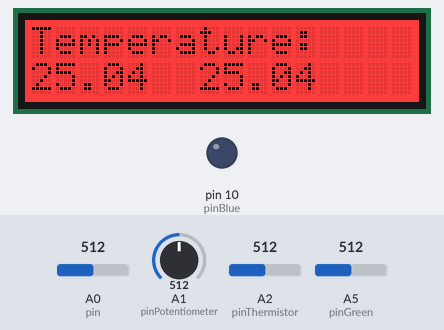
Recording of a sketch running on a simulated Arduino Uno, built with avr-gcc and run on an emulated ATmega328P. Shown: 16×2 character LCD, output pins drawn as LEDs (lit = HIGH). The test bench sets the inputs (shaded band); at power-on: A0 (pin) = 512, A2 (pinThermistor) = 512, A1 (pinPotentiometer) = 512, A5 (pinGreen) = 512. What the sketch prints to the serial monitor is not drawn.

Above: at 1.6 s.
1.7 s: A0 (pin) set to 499
At 2.6 s:
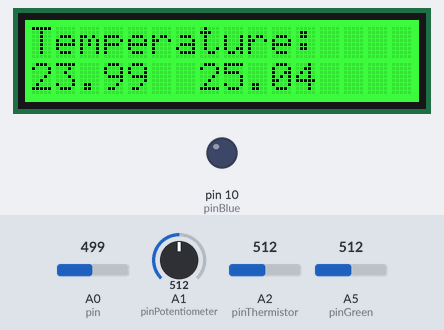
3.5 s: A2 (pinThermistor) set to 535
At 5.2 s:
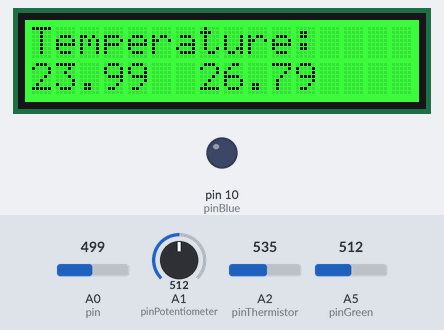
5.5 s: A2 (pinThermistor) set to 566
At 6.8 s:
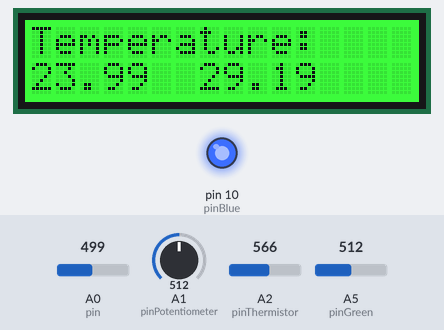
7.5 s: A1 (pinPotentiometer) set to 318
9.2 s: A1 (pinPotentiometer) set to 291
At 11.1 s:
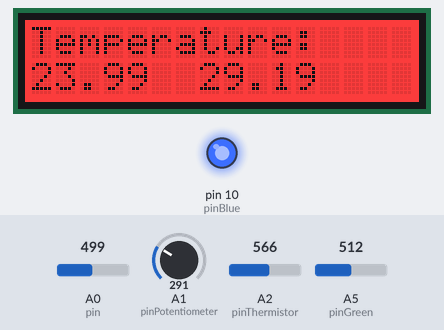
11.5 s: A0 (pin) set to 306
At 12.5 s:
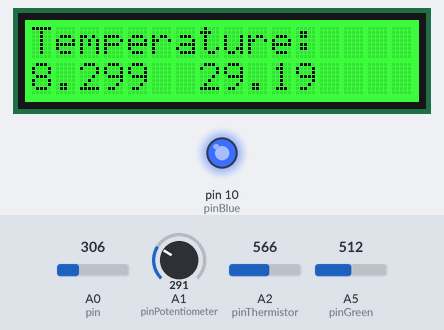
Timing chart, 0 to 14.5 s (numbered marks = the images above; inputs shaded):
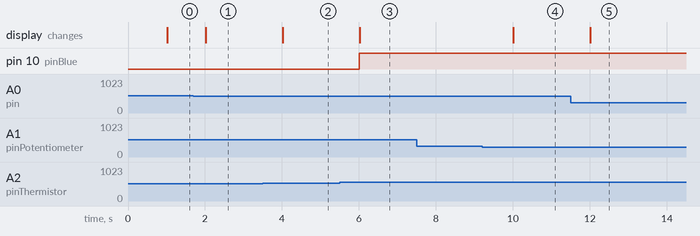

Measured:
- the behaviour switches between 512 and 511 on A0 (pin) (found by bisection; images 0 and 1)
- the behaviour switches between 550 and 551 on A2 (pinThermistor) (found by bisection; images 2 and 3)
- the behaviour switches between 305 and 304 on A1 (pinPotentiometer) (found by bisection; images 3 and 4)
- after the input at 1.7 s, the display: changes after 0.32 s (image 1)
- after the input at 3.5 s, the display: changes after 0.52 s (image 2)
- after the input at 5.5 s, pin 10 (pinBlue): LOW → HIGH after 0.50 s; the display: changes after 0.52 s (image 3)
- after the input at 7.5 s, every drawn part: stays the same
- after the input at 9.2 s, the display: changes after 0.82 s (image 4)
- after the input at 11.5 s, the display: changes after 0.52 s (image 5)

The sketch:

GroveTemp.ino
```cpp
#include <math.h>
#include <Wire.h>
#include "rgb_lcd.h"

struct Timer
{
  void update();
  void (*func)();
  unsigned long duration;
  unsigned long time;
  unsigned long oldTime;
};

void Timer::update()
{
  auto newTime = millis();

  // the variables overflowing is not a problem: if newTime > oldTime, the result of newTime - oldTime will still be newTime + (maxunsignedlong - oldTime), which gives the right value
  time += newTime - oldTime;
  oldTime = newTime;

  if (time > duration)
  {
    func();
    time -= duration;
  }
}

constexpr double b = 4275;
constexpr double r0 = 100000;
constexpr int pin = A0;

constexpr double bCustom = 4600;

constexpr auto pinPotentiometer = A1;
constexpr auto pinThermistor = A2;
constexpr auto pinBlue = 10;
constexpr auto pinGreen = A5;

rgb_lcd lcd;

Timer mainTimer;
constexpr int mainTimerDuration = 1000;

Timer roundTimer;
int greenState = 0;
int rounds = 0;

void loopMain ()
{
  double a = analogRead(pin);
  double r = (1023.0 / a - 1.0) * r0;
  double t = 1.0 / (log(r / r0) / b + 1.0 / 298.15) - 273.15;

  double aCustom = analogRead(pinThermistor);
  double rCustom = (1023.0 / aCustom - 1.0) * r0;
  double tCustom = 1.0 / (log(rCustom / r0) / bCustom + 1.0 / 298.15) - 273.15;

  double angle = analogRead(pinPotentiometer) / 1023.0;

  if (t > 25.0 + 5.0 * (angle - 0.5))
    lcd.setRGB(255, 0, 0);
  else
    lcd.setRGB(0, 255, 0);

  double highTrashold = 25.0 + 5.0 * (angle - 0.5) + 3.0;
  double lowTrashold = highTrashold - 3.0;

  if (tCustom > highTrashold)
  {
    analogWrite(pinBlue, 255);
  }
  else if (tCustom < lowTrashold)
  {
    analogWrite(pinBlue, 0);
  }

  int rpm = rounds * 15 * 1000 / mainTimerDuration; // 60 / 4
  rounds = 0;

  lcd.setCursor(0, 1);
  lcd.print(t);
  lcd.setCursor(7, 1);
  lcd.print(tCustom);

  Serial.print(t);
  Serial.print(" ");
  Serial.print((t > 25.0 + 5.0 * (angle - 0.5)) * 50);
  Serial.print(" ");
  Serial.print(tCustom);
  Serial.print(" ");
  Serial.print(highTrashold);
  Serial.print(" ");
  Serial.print(lowTrashold);
  Serial.print(" ");
  Serial.println(rpm);
}

void countRounds()
{
  auto state = analogRead(pinGreen);
  if (state < 500)
  {
    if (greenState > 500)
    {
      greenState = state;
      rounds++;
    }
  }
  else if (state >= 500)
  {
    if (greenState < 500)
    {
      greenState = state;
      rounds++;
    }
  }
}

void setup()
{
  Serial.begin(9600);
  pinMode(pinPotentiometer, INPUT);
  pinMode(pinThermistor, INPUT);
  pinMode(pinGreen, INPUT);
  lcd.begin(16, 2);
  lcd.setRGB(255, 0, 0);
  lcd.print("Temperature:");
  mainTimer.func = loopMain;
  mainTimer.duration = mainTimerDuration;
  roundTimer.func = countRounds;
  roundTimer.duration = 1;
}

void loop()
{
  mainTimer.update();
  roundTimer.update();
  delay(1);
}
```
